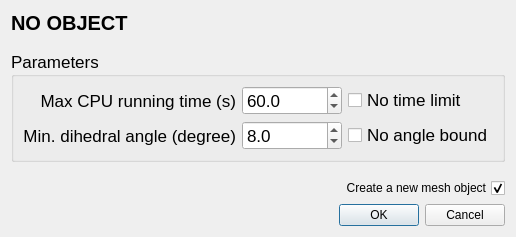
<ui version="4.0">
 <class>LocalOptim_dialog</class>
 <widget class="QDialog" name="LocalOptim_dialog">
  <property name="sizePolicy">
   <sizepolicy hsizetype="Preferred" vsizetype="Preferred">
    <horstretch>0</horstretch>
    <verstretch>0</verstretch>
   </sizepolicy>
  </property>
  <property name="minimumSize">
   <size>
    <width>0</width>
    <height>0</height>
   </size>
  </property>
  <property name="windowTitle">
   <string>Local optimizer parameters</string>
  </property>
  <layout class="QVBoxLayout" name="verticalLayout">
   <item>
    <widget class="QLabel" name="objectName">
     <property name="font">
      <font>
       <pointsize>15</pointsize>
       <weight>75</weight>
       <bold>true</bold>
      </font>
     </property>
     <property name="text">
      <string>NO OBJECT</string>
     </property>
    </widget>
   </item>
   <item>
    <spacer name="verticalSpacer">
     <property name="orientation">
      <enum>Qt::Vertical</enum>
     </property>
     <property name="sizeType">
      <enum>QSizePolicy::MinimumExpanding</enum>
     </property>
     <property name="sizeHint" stdset="0">
      <size>
       <width>20</width>
       <height>10</height>
      </size>
     </property>
    </spacer>
   </item>
   <item>
    <widget class="QGroupBox" name="groupBox">
     <property name="font">
      <font>
       <pointsize>13</pointsize>
      </font>
     </property>
     <property name="title">
      <string>Parameters</string>
     </property>
     <layout class="QGridLayout" name="gridLayout_2">
      <item row="0" column="0">
       <widget class="QLabel" name="timeLabel">
        <property name="text">
         <string>Max CPU running time (s)</string>
        </property>
        <property name="alignment">
         <set>Qt::AlignRight|Qt::AlignTrailing|Qt::AlignVCenter</set>
        </property>
        <property name="buddy">
         <cstring>maxTime</cstring>
        </property>
       </widget>
      </item>
      <item row="0" column="1">
       <widget class="QDoubleSpinBox" name="maxTime">
        <property name="minimumSize">
         <size>
          <width>100</width>
          <height>0</height>
         </size>
        </property>
        <property name="decimals">
         <number>1</number>
        </property>
        <property name="maximum">
         <double>9999.000000000000000</double>
        </property>
        <property name="value">
         <double>60.000000000000000</double>
        </property>
       </widget>
      </item>
      <item row="0" column="2">
       <widget class="QCheckBox" name="noTimeLimit">
        <property name="text">
         <string>No time limit</string>
        </property>
       </widget>
      </item>
      <item row="1" column="0">
       <widget class="QLabel" name="sliverLabel">
        <property name="text">
         <string>Min. dihedral angle (degree)</string>
        </property>
        <property name="alignment">
         <set>Qt::AlignRight|Qt::AlignTrailing|Qt::AlignVCenter</set>
        </property>
        <property name="buddy">
         <cstring>sliverBound</cstring>
        </property>
       </widget>
      </item>
      <item row="1" column="1">
       <widget class="QDoubleSpinBox" name="sliverBound">
        <property name="minimumSize">
         <size>
          <width>100</width>
          <height>0</height>
         </size>
        </property>
        <property name="readOnly">
         <bool>false</bool>
        </property>
        <property name="decimals">
         <number>1</number>
        </property>
        <property name="maximum">
         <double>180.000000000000000</double>
        </property>
        <property name="value">
         <double>8.000000000000000</double>
        </property>
       </widget>
      </item>
      <item row="1" column="2">
       <widget class="QCheckBox" name="noBound">
        <property name="text">
         <string>No angle bound</string>
        </property>
       </widget>
      </item>
     </layout>
    </widget>
   </item>
   <item>
    <spacer name="verticalSpacer_3">
     <property name="orientation">
      <enum>Qt::Vertical</enum>
     </property>
     <property name="sizeType">
      <enum>QSizePolicy::Fixed</enum>
     </property>
     <property name="sizeHint" stdset="0">
      <size>
       <width>20</width>
       <height>10</height>
      </size>
     </property>
    </spacer>
   </item>
   <item>
    <layout class="QHBoxLayout" name="horizontalLayout">
     <item>
      <widget class="QCheckBox" name="createNewItem">
       <property name="layoutDirection">
        <enum>Qt::RightToLeft</enum>
       </property>
       <property name="text">
        <string>Create a new mesh object</string>
       </property>
       <property name="checked">
        <bool>true</bool>
       </property>
      </widget>
     </item>
    </layout>
   </item>
   <item>
    <widget class="QDialogButtonBox" name="buttonBox">
     <property name="orientation">
      <enum>Qt::Horizontal</enum>
     </property>
     <property name="standardButtons">
      <set>QDialogButtonBox::Cancel|QDialogButtonBox::Ok</set>
     </property>
    </widget>
   </item>
  </layout>
 </widget>
 <resources/>
 <connections>
  <connection>
   <sender>buttonBox</sender>
   <signal>accepted()</signal>
   <receiver>LocalOptim_dialog</receiver>
   <slot>accept()</slot>
   <hints>
    <hint type="sourcelabel">
     <x>384</x>
     <y>191</y>
    </hint>
    <hint type="destinationlabel">
     <x>157</x>
     <y>195</y>
    </hint>
   </hints>
  </connection>
  <connection>
   <sender>buttonBox</sender>
   <signal>rejected()</signal>
   <receiver>LocalOptim_dialog</receiver>
   <slot>reject()</slot>
   <hints>
    <hint type="sourcelabel">
     <x>384</x>
     <y>191</y>
    </hint>
    <hint type="destinationlabel">
     <x>286</x>
     <y>195</y>
    </hint>
   </hints>
  </connection>
 </connections>
</ui>
